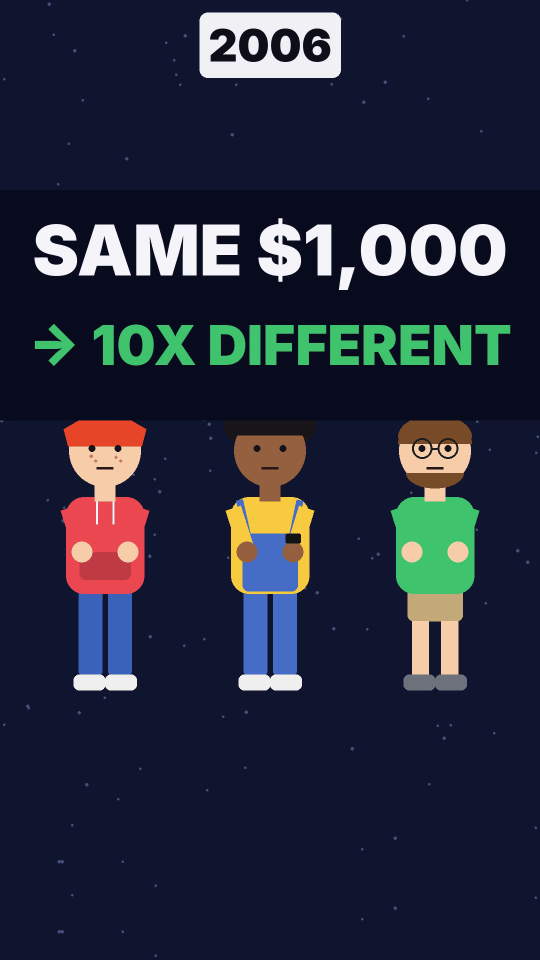
#> input picture scripts/shorts/10-three-kids/video/three-friends-cover.png, 1080 x 1920 px (shown at 1/2 size)
$ python -i compose_v6.py   (imports and definitions only)
#> lines starting #> are read from the running program, lines starting #| are printed output that depends on the picture
#> further down, picture is the input picture: PIL image 1080x1920 RGB; mean R, G, B 37.9, 42.6, 60
"""Compose three-friends v6: 3D film frames + 3D chart/stacks windows + frame-1 slam card.

Usage: python3 compose_v6.py <film_dir> <chart_dir> <stacks_dir> <out.mp4>
Chart and stacks windows get a slow push-in so they never sit still.
"""
import json
import math
import subprocess
import sys

from PIL import Image, ImageDraw, ImageFilter, ImageFont

FPS, W, H = 30, 1080, 1920
HERE = __file__.rsplit("/", 1)[0] or "."
# [1 line not run here, left out]
# [1 line that did not run here, left out]
# [1 line that did not run here, left out]
SLAM = 0.5  # seconds the finished slam card holds before the film hook starts
FONT = "/usr/share/fonts/opentype/inter/Inter-Black.otf"


# [30 lines left out: functions font, push, slam, not called in this run]


def frame_from(dirname, i):
    return Image.open(f"{dirname}/f{i:04d}.jpg").convert("RGB").resize((W, H))


LIFT = [min(255, int(12 + 243 * (v / 255) ** 0.58)) for v in range(256)] * 3  # raise black floor + mids
_g = None


def glow():
    """Soft warm-violet centre light, screened over the set (refs: lit backgrounds, no dead black)."""
    global _g
    if _g is None:
        import numpy as np
        yy, xx = np.mgrid[0:H, 0:W]
        r = np.sqrt(((xx - W / 2) / (W * 0.75)) ** 2 + ((yy - H * 0.45) / (H * 0.6)) ** 2)
        a = np.clip(1 - r, 0, 1) ** 1.6
        col = np.array([62, 44, 80])
        _g = Image.fromarray((a[..., None] * col).astype("uint8"))
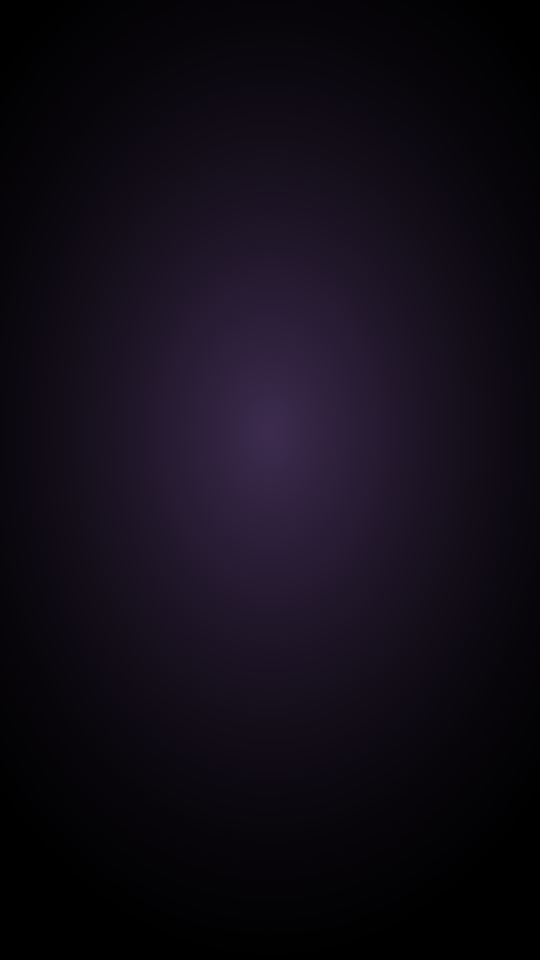
#> _g: PIL image 1080x1920 RGB (shown at 1/2 size); mean R, G, B 17.2, 12, 22.3
    return _g


def lift(im):
    from PIL import ImageChops
    from PIL import ImageEnhance
    im = ImageChops.screen(im.point(LIFT), glow())
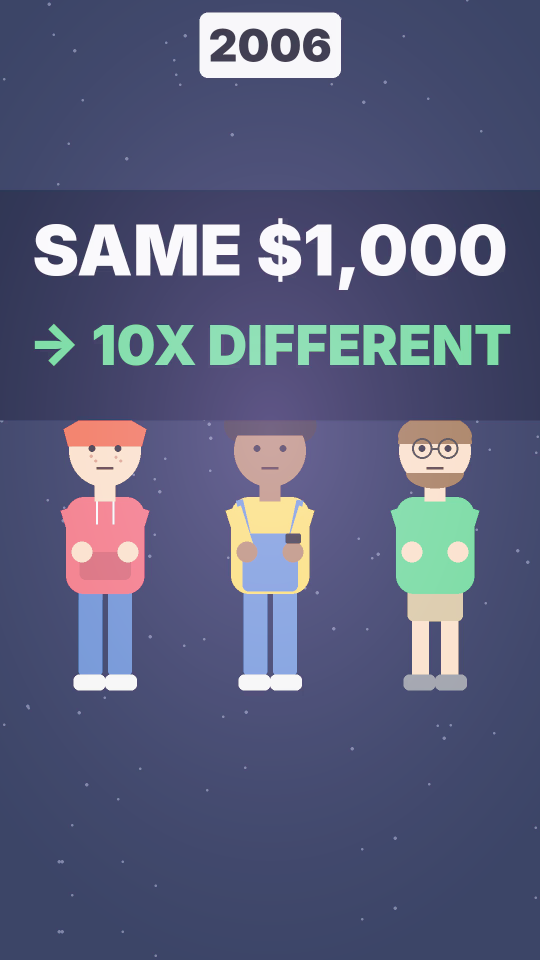
#> im: PIL image 1080x1920 RGB (shown at 1/2 size); mean R, G, B 89.7, 94.1, 124.3
    return ImageEnhance.Contrast(ImageEnhance.Color(im).enhance(1.3)).enhance(1.08)
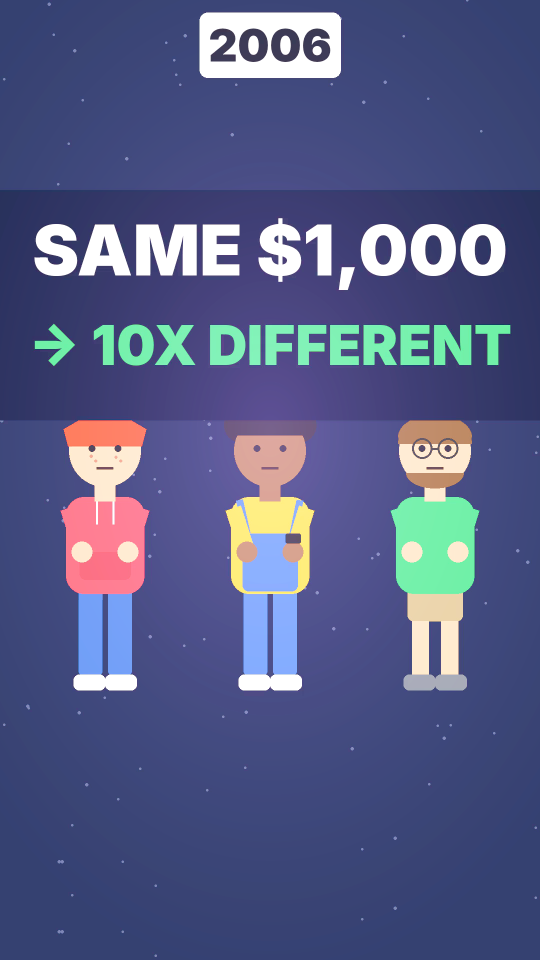
#> returned value: PIL image 1080x1920 RGB (shown at 1/2 size); mean R, G, B 85.3, 92.1, 134.2


# [38 lines left out: functions handheld, main, not called in this run]


# [5 lines not run here, left out]

>>> from PIL import Image
>>> picture = Image.open('video/three-friends-cover.png')
>>> result = lift(picture)
